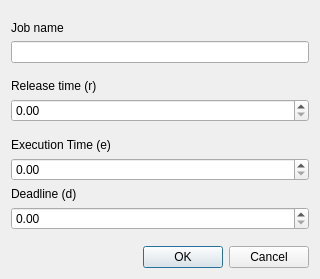
<?xml version="1.0" encoding="UTF-8"?>
<ui version="4.0">
 <class>JobDeclarationWindow</class>
 <widget class="QDialog" name="JobDeclarationWindow">
  <property name="geometry">
   <rect>
    <x>0</x>
    <y>0</y>
    <width>320</width>
    <height>279</height>
   </rect>
  </property>
  <property name="windowTitle">
   <string>Dialog</string>
  </property>
  <layout class="QVBoxLayout" name="verticalLayout_2">
   <item>
    <layout class="QVBoxLayout" name="verticalLayout">
     <item>
      <spacer name="verticalSpacer">
       <property name="orientation">
        <enum>Qt::Vertical</enum>
       </property>
       <property name="sizeHint" stdset="0">
        <size>
         <width>20</width>
         <height>40</height>
        </size>
       </property>
      </spacer>
     </item>
     <item>
      <widget class="QLabel" name="label">
       <property name="text">
        <string>Job name</string>
       </property>
      </widget>
     </item>
     <item>
      <widget class="QLineEdit" name="job_name"/>
     </item>
     <item>
      <spacer name="verticalSpacer_3">
       <property name="orientation">
        <enum>Qt::Vertical</enum>
       </property>
       <property name="sizeHint" stdset="0">
        <size>
         <width>20</width>
         <height>40</height>
        </size>
       </property>
      </spacer>
     </item>
     <item>
      <widget class="QLabel" name="label_2">
       <property name="text">
        <string>Release time (r)</string>
       </property>
      </widget>
     </item>
     <item>
      <widget class="QDoubleSpinBox" name="releaseTimeSB"/>
     </item>
     <item>
      <spacer name="verticalSpacer_2">
       <property name="orientation">
        <enum>Qt::Vertical</enum>
       </property>
       <property name="sizeHint" stdset="0">
        <size>
         <width>20</width>
         <height>40</height>
        </size>
       </property>
      </spacer>
     </item>
     <item>
      <widget class="QLabel" name="label_4">
       <property name="text">
        <string>Execution Time (e)</string>
       </property>
      </widget>
     </item>
     <item>
      <widget class="QDoubleSpinBox" name="exTimeSB"/>
     </item>
     <item>
      <widget class="QLabel" name="label_3">
       <property name="text">
        <string>Deadline (d)</string>
       </property>
      </widget>
     </item>
     <item>
      <widget class="QDoubleSpinBox" name="deadlineSB"/>
     </item>
     <item>
      <spacer name="verticalSpacer_4">
       <property name="orientation">
        <enum>Qt::Vertical</enum>
       </property>
       <property name="sizeHint" stdset="0">
        <size>
         <width>20</width>
         <height>40</height>
        </size>
       </property>
      </spacer>
     </item>
    </layout>
   </item>
   <item>
    <widget class="QDialogButtonBox" name="buttonBox">
     <property name="orientation">
      <enum>Qt::Horizontal</enum>
     </property>
     <property name="standardButtons">
      <set>QDialogButtonBox::Cancel|QDialogButtonBox::Ok</set>
     </property>
    </widget>
   </item>
  </layout>
 </widget>
 <resources/>
 <connections>
  <connection>
   <sender>buttonBox</sender>
   <signal>accepted()</signal>
   <receiver>JobDeclarationWindow</receiver>
   <slot>accept()</slot>
   <hints>
    <hint type="sourcelabel">
     <x>248</x>
     <y>254</y>
    </hint>
    <hint type="destinationlabel">
     <x>157</x>
     <y>274</y>
    </hint>
   </hints>
  </connection>
  <connection>
   <sender>buttonBox</sender>
   <signal>rejected()</signal>
   <receiver>JobDeclarationWindow</receiver>
   <slot>reject()</slot>
   <hints>
    <hint type="sourcelabel">
     <x>316</x>
     <y>260</y>
    </hint>
    <hint type="destinationlabel">
     <x>286</x>
     <y>274</y>
    </hint>
   </hints>
  </connection>
 </connections>
</ui>
